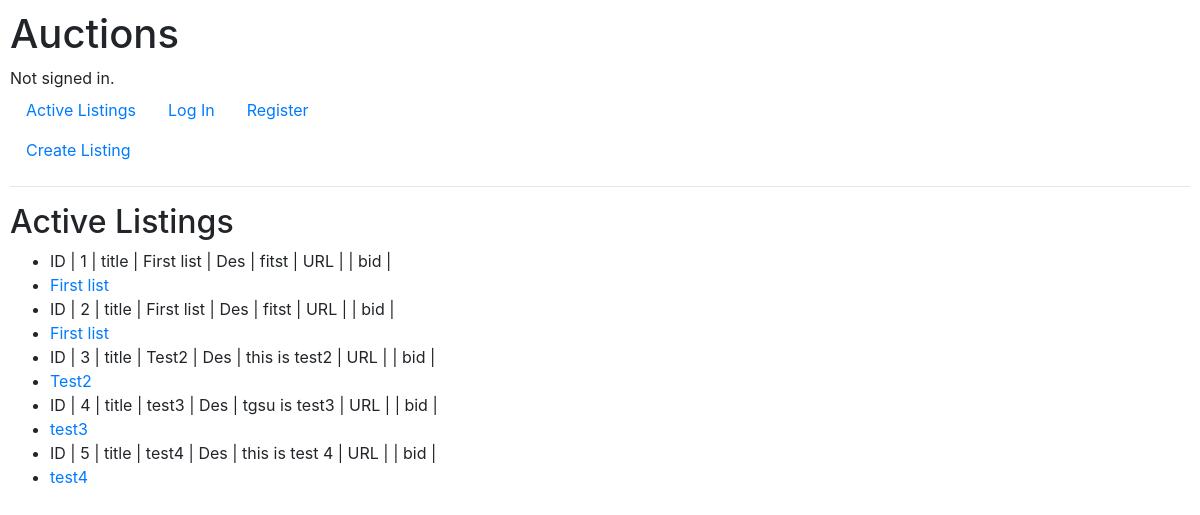
The page / on the database its author committed.
### auctions/models.py (models this page shows)
class Listing(models.Model):
    id = models.AutoField(primary_key=True)
    title = models.CharField(max_length=64)
    description = models.CharField(max_length=120)
    urllink = models.URLField(blank=True)
    users = models.ManyToManyField(User, blank=True, related_name="listings")
    createdby = models.ForeignKey(User, on_delete=models.CASCADE, related_name="creator", default=0)
    pass

### auctions/views.py (the view)
# urls.py: path("", views.index, name="index"),
def index(request):
    return render(request, "auctions/index.html", {
        "activelisting": Listing.objects.all()
    })

### auctions/templates/auctions/index.html
{% extends "auctions/layout.html" %}
{% block body %}
    <h2>Active Listings</h2>
    <div>
        <ul>
        {% for listing in activelisting %}
            <li>ID | {{ listing.id }} | title | {{ listing.title }} | Des | {{ listing.description }} | URL | {{ listing.urllink }} | bid | {{ listing.bid }}</li>
            <li><a href="{% url 'auctions:listingpage' listing.id %}">{{ listing.title }}</a></li>
        {% endfor %}
        </ul>
    </div>
{% endblock %}

### auctions/templates/auctions/layout.html (shortened to what this page needs)
{% load static %}
<!DOCTYPE html>
<html lang="en">
    <head>
        <link rel="stylesheet" href="https://stackpath.bootstrapcdn.com/bootstrap/4.4.1/css/bootstrap.min.css">
        <link href="{% static 'auctions/styles.css' %}" rel="stylesheet">
    </head>
    <body>
        <h1>Auctions</h1>
        <div>
            {% if user.is_authenticated %}
                Signed in as <strong>{{ user.username }}</strong>.
            {% else %}
                Not signed in.
            {% endif %}
        </div>
        <ul class="nav">
            <li class="nav-item">
                <a class="nav-link" href="{% url 'auctions:index' %}">Active Listings</a>
                <a class="nav-link" href="{% url 'auctions:createlisting' %}">Create Listing</a>
            </li>
            {% if user.is_authenticated %}
                <li class="nav-item">
                    <a class="nav-link" href="{% url 'auctions:logout' %}">Log Out</a>
                </li>
            {% else %}
                <li class="nav-item">
                    <a class="nav-link" href="{% url 'auctions:login' %}">Log In</a>
                </li>
                <li class="nav-item">
                    <a class="nav-link" href="{% url 'auctions:register' %}">Register</a>
                </li>
            {% endif %}
        </ul>
        <hr>
        {% block body %}
        {% endblock %}
    </body>
</html>

### auctions/static/auctions/styles.css (style rules this page uses)
body { padding: 10px; }

### rows shown on the page
Listing: id "1", title "First list", description "fitst"
Listing: id "2", title "First list", description "fitst"
Listing: id "3", title "Test2", description "this is test2"
Listing: id "4", title "test3", description "tgsu is test3"
Listing: id "5", title "test4", description "this is test 4"
